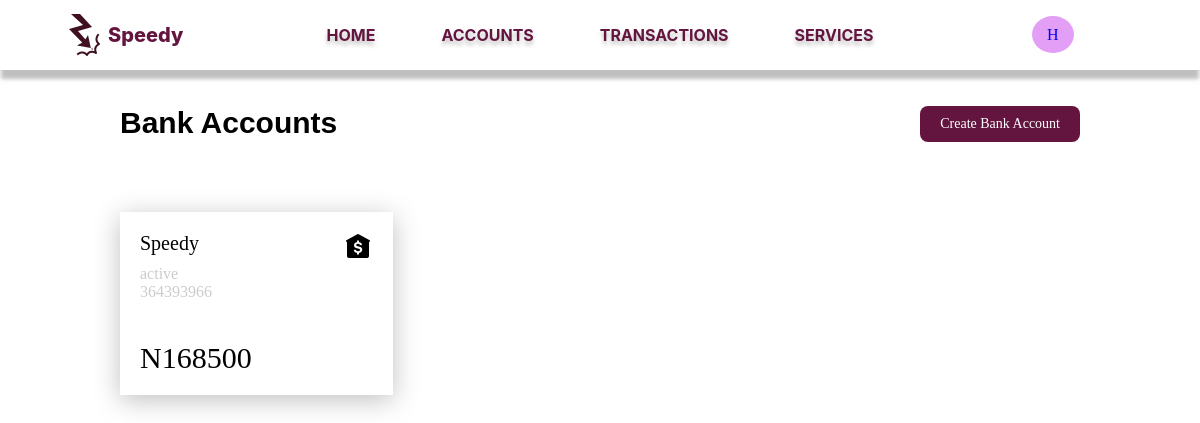
Before: /1/accounts (signed in) with the older database file.
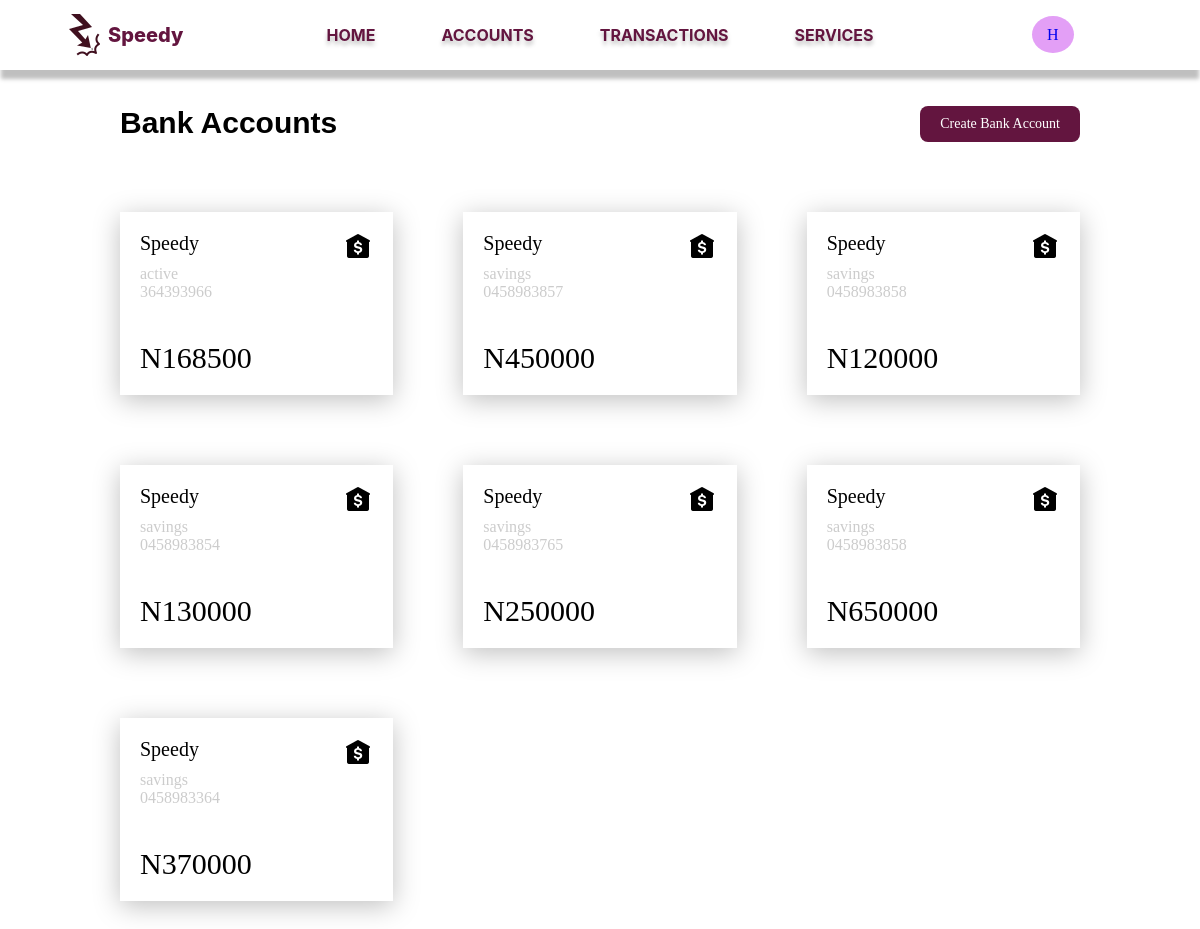
After: the same page with the newer database file.
### app/models.py (models this page shows, shortened)
class Customer(db.Model):
  id = db.Column(db.Integer, primary_key=True)
  user_id = db.Column(db.Integer,db.ForeignKey('user.id'))
  first_name = db.Column(db.String(140))
  last_name = db.Column(db.String(140))
  email = db.Column(db.String(120), index=True, unique=True)
  phone_number = db.Column(db.String(204), unique=True)
  username = db.Column(db.String(200))
  address = db.relationship('Address', backref='customer', lazy='dynamic')
  dob = db.Column(db.DateTime)
  date_created= db.Column(db.DateTime, default=datetime.utcnow)
  bank_name = db.Column(db.String(240), default="Speedy")
  accounts = db.relationship('Account', backref='customer', lazy='dynamic')

class Account(db.Model):
  id = db.Column(db.Integer, primary_key=True)
  cus_id = db.Column(db.Integer, db.ForeignKey('customer.id'))
  account_number = db.Column(db.String(100), nullable=False)
  account_pin = db.Column(db.String(4))
  acc_type = db.Column(db.String(240))
  balance = db.Column(db.Integer)
  bank_name = db.Column(db.String(240), default="Speedy", nullable=False)
  date_created = db.Column(db.DateTime, default=datetime.utcnow)
  transactions = db.relationship('Transaction', backref='account', lazy='dynamic')

### app/routes.py (the view)
@app.route('/<username>/accounts')
def accounts(username):
    customer = Customer.query.filter_by(user_id=current_user.id).first()
    accounts = customer.accounts
    return render_template('accounts.html', customer=customer, accounts=accounts)

### app/models.py (called while the page is built)
@login.user_loader
def load_user(id):
  return User.query.get(int(id))

### app/templates/accounts.html
{% extends 'nav-bar.html' %}
{% block content %}
<link rel="stylesheet" href="{{ url_for('static', filename='styles/accounts.css') }}">
<div class="accounts">
  <div class="bank-btn">
    <p>Bank Accounts</p>
    <a href="">Create Bank Account</a>
  </div>
  <div class="account-grid">
    {% for account in accounts %}
    <div class="account-tile">
      <div class="name-icon">
        <div class="name">
          <p class="bk-name">{{account.bank_name}}</p>
          <p class="status">{{account.acc_type}}</p>
          <p class="status">{{account.account_number}}</p>
        </div>
        <div class="icon">
          <img src="{{ url_for('static', filename='images/bank-icon.png') }}" alt="">
        </div>
      </div>
      <div class="amount">
        <p>N{{ account.balance }}</p>
      </div>
    </div>
    {% endfor %}
  </div>
</div>
{% endblock %}

### app/templates/nav-bar.html
<link rel="stylesheet" href="{{ url_for('static', filename='styles/nav-bar.css') }}">
<div class="nav-bar">
  <div class="logo">
    <img src="{{ url_for('static', filename='images/logo.png') }}" alt="">
    <a href="">Speedy</a>
  </div>
  <div class="links">
    <a href="{{ url_for('user_home', username=customer.username)}}">HOME</a>
    <a href="{{ url_for('accounts', username=customer.username)}}">ACCOUNTS</a>
    <a href="{{ url_for('transactions', username=customer.username )}}">TRANSACTIONS</a>
    <a href="">SERVICES</a>
  </div>
  <div class="profile" title="View your profile">
    <a href="{{ url_for('profile', username=customer.username)}}">{{ customer.username[0] }}</a>
  </div>
</div>
{% block content %}
{% endblock %}

### app/static/styles/nav-bar.css (style rules this page uses)
* { padding: 0; margin: 0; box-sizing: border-box; }
.nav-bar { min-width: 1015px; display: flex; justify-content: space-between; padding: 0 10%; height: 70px; align-items: center; background: #FFF; box-shadow: 0px 10px 4px -1px rgba(0, 0, 0, 0.25); }
.logo { width: 10%; display: flex; align-items: center; }
.logo a { color: #63153F; text-align: center; text-decoration: none; font-family: Inter; font-size: 20px; font-weight: 800; }
.links a { color: #63153F; padding: 0 33px; text-decoration: none; font-family: Inter; font-size: 16px; font-weight: 700; text-shadow: 0px 4px 4px rgba(0, 0, 0, 0.25); }
.profile a { padding: 10px 15px; background: #E39FF6; border-radius: 50%; text-decoration: none; }
.links { width: 30%; display: flex; justify-content: center; }
.profile { width: 10%; }
@media screen and (max-width: 1200px) { .nav-bar { padding: 0 5%; } }

### app/static/styles/accounts.css (style rules this page uses)
.accounts { max-width: 80%; margin: 3% auto; }
.account-grid { display: grid; margin-top: 70px; grid-template-columns: repeat(3, 1fr); gap: 70px; }
.bank-btn { margin-bottom: 30px; }
.bank-btn p { font-size: 30px; font-family: 'Gill Sans', 'Gill Sans MT', Calibri, 'Trebuchet MS', sans-serif; font-weight: 700; }
.bank-btn a { text-decoration: none; padding: 10px 20px; font-size: 14px; background: #63153F; color: #fff; border-radius: 8px; }
.bank-btn { display: flex; justify-content: space-between; }
.account-tile { padding: 20px; background: #fff; box-shadow: 0 5px 25px 0 rgba(0, 0, 0, 0.25) ; }
.name-icon { display: flex; justify-content: space-between; margin-bottom: 40px; }
.name .bk-name { font-size: 20px; margin-bottom: 10px; }
.name .status { color: #ccc; }
.amount { font-size: 30px; font-weight: 500; }

Changed rows visible on the page:
added Account: bank_name "Speedy", acc_type "savings", account_number "0458983857", balance "450000"
added Account: bank_name "Speedy", acc_type "savings", account_number "0458983858", balance "120000"
added Account: bank_name "Speedy", acc_type "savings", account_number "0458983854", balance "130000"
added Account: bank_name "Speedy", acc_type "savings", account_number "0458983765", balance "250000"
added Account: bank_name "Speedy", acc_type "savings", account_number "0458983858", balance "650000"
added Account: bank_name "Speedy", acc_type "savings", account_number "0458983364", balance "370000"
